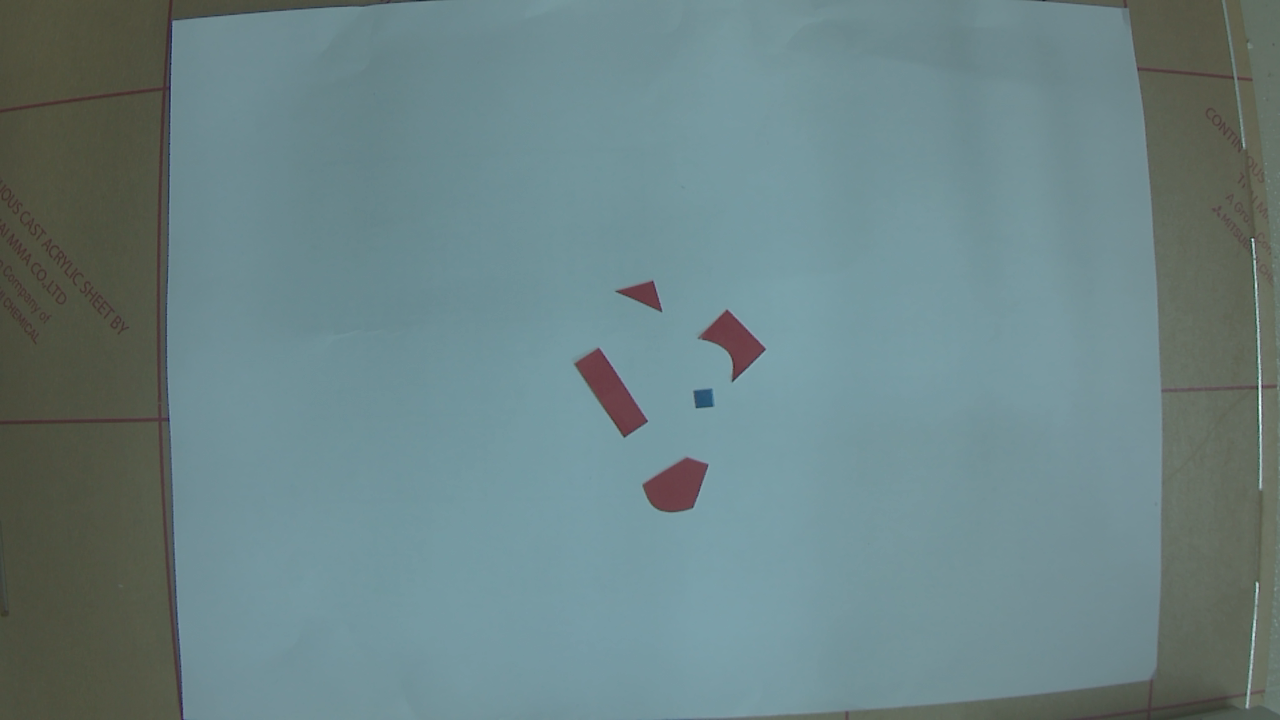
#> input picture img/2.png, 1280 x 720 px
$ python case3.py
#> lines starting #> are read from the running program, lines starting #| are printed output that depends on the picture; after the words box and inside, x2 and y2 are one past the last pixel; in counts of white or black regions, pixels touching at a corner belong together
# Project: How to Detect and Draw Contours in Images Using OpenCV
# Author: Addison Sears-Collins
# Date created: February 28, 2021
# Description: How to detect and draw contours around objects in
# an image using OpenCV.

import cv2 as cv
import cv2

def center_crop(img, dim):
    width, height = img.shape[1], img.shape[0]
    # process crop width and height for max available dimension
    crop_width = dim[0] if dim[0]<img.shape[1] else img.shape[1]
    crop_height = dim[1] if dim[1]<img.shape[0] else img.shape[0]
    mid_x, mid_y = int(width/2), int(height/2)
    cw2, ch2 = int(crop_width/2), int(crop_height/2)
    crop_img = img[mid_y-ch2:mid_y+ch2, mid_x-cw2:mid_x+cw2]
    return crop_img

# Read the color image
image = cv.imread("../../img/2.png")
#> image is the input picture: shape (720, 1280, 3); mean B, G, R 133.1, 131.4, 107.6
# undistort
cv_file = cv.FileStorage("../calib_6.xml", cv.FILE_STORAGE_READ)
cam_matrix = cv_file.getNode("camera_matrix").mat()
dist = cv_file.getNode("dist").mat()
cv_file.release()
h,  w = image.shape[:2]
#> h = 720; w = 1280
newcameramtx, roi = cv.getOptimalNewCameraMatrix(cam_matrix, dist, (w,h), 1, (w,h))
#> roi = (17, 38, 1250, 646)
image_undistorted = cv.undistort(image, cam_matrix, dist, None, newcameramtx)
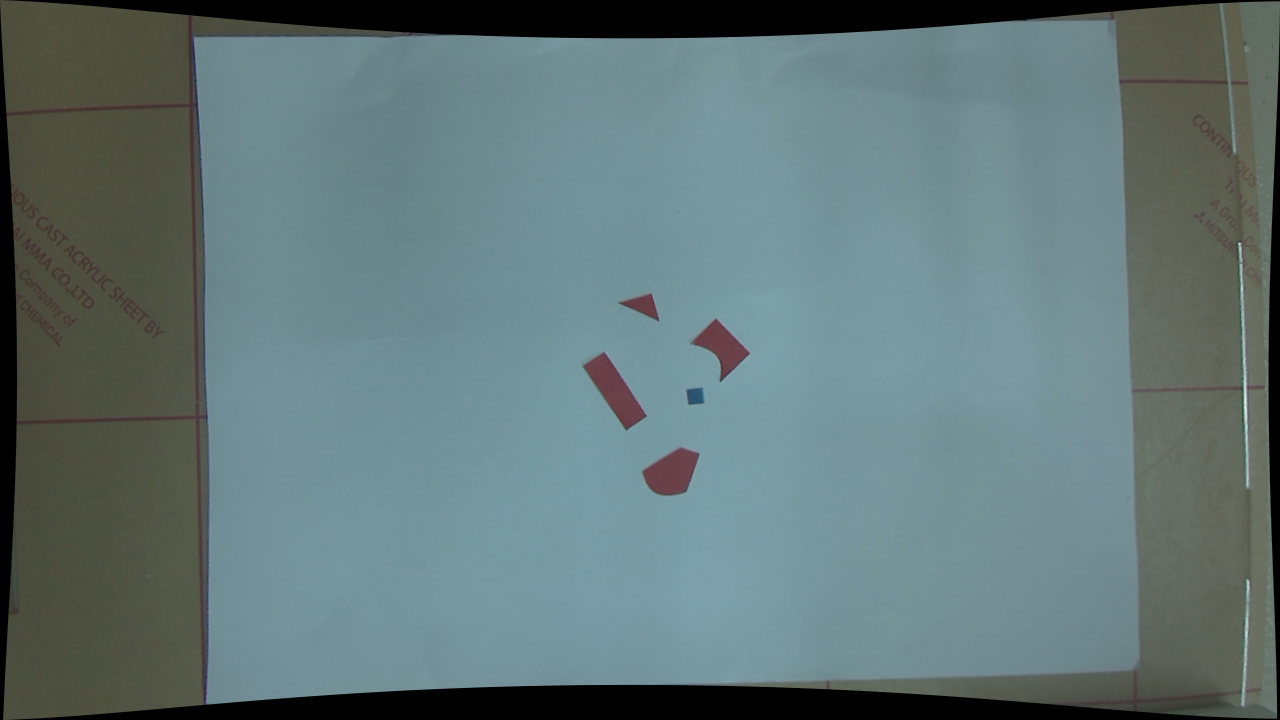
#> image_undistorted: shape (720, 1280, 3); mean B, G, R 119.5, 118.8, 98.1
# crop the image
x, y, w, h = roi
#> x = 17; y = 38; w = 1250; h = 646
dst = image_undistorted[y:y+h, x:x+w]
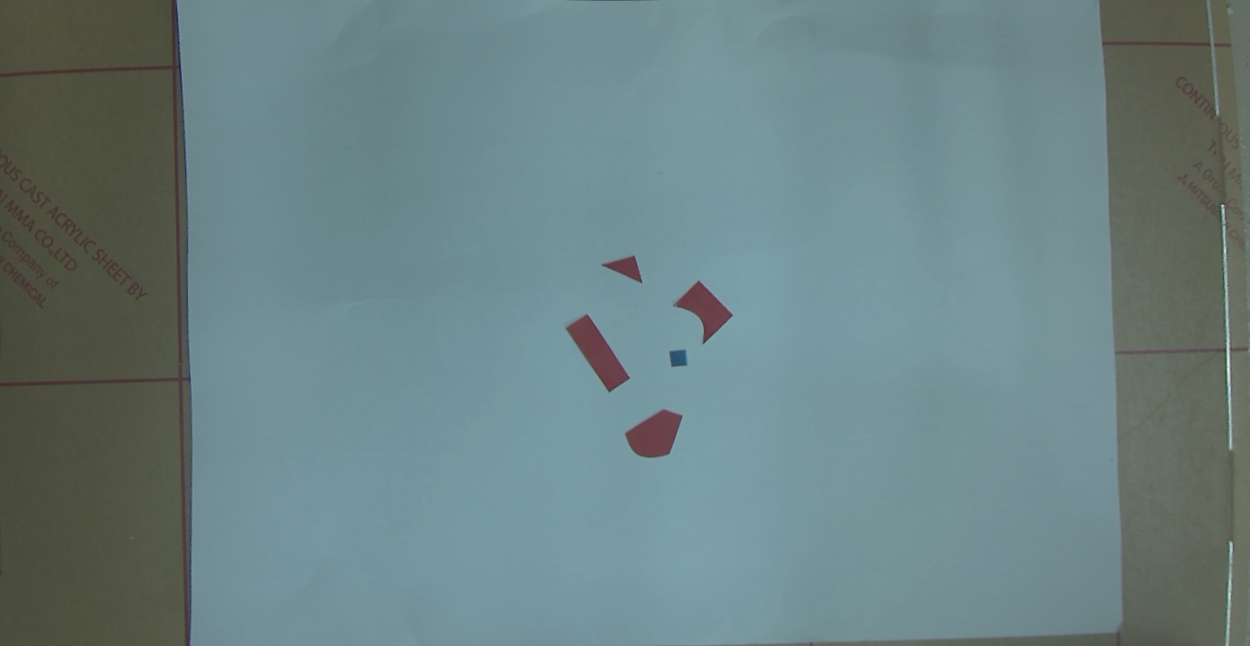
#> dst: shape (646, 1250, 3); mean B, G, R 131.6, 130.3, 107.1
# cv.imwrite('../images/5.png', dst)
image = dst
cv2.imshow("img undistorted", image)
cv2.waitKey(0)

image = center_crop(image, (500, 500))
#> in center_crop, `crop_img = img[mid_y-ch2:mid_y+ch2, mid_x-cw2:mid_x+cw2]`:
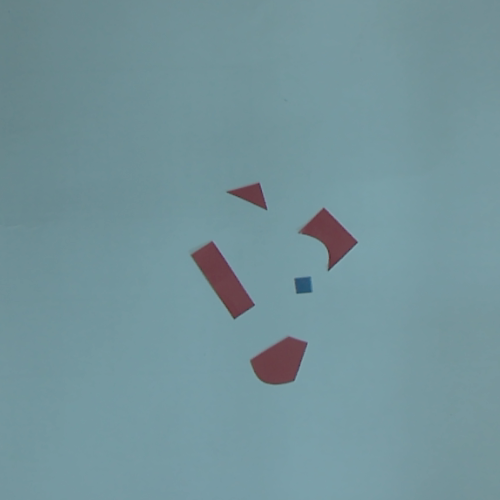
#> crop_img: shape (500, 500, 3); mean B, G, R 154.9, 147.7, 116
cv2.imshow("img center_crop", image)
cv2.waitKey(0)
# Make a copy
new_image = image.copy()

# Convert the image to grayscale
gray = cv2.cvtColor(image, cv2.COLOR_BGR2GRAY)
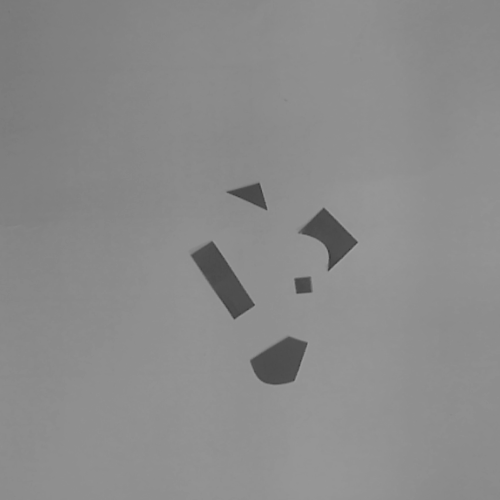
#> gray: shape (500, 500); min 56, max 160, mean 139

# Display the grayscale image
cv2.imshow('Gray image', gray)
cv2.waitKey(0)  # Wait for keypress to continue
cv2.destroyAllWindows()  # Close windows

# Convert the grayscale image to binary
ret, binary = cv2.threshold(gray, 100, 255,
                            cv2.THRESH_OTSU)
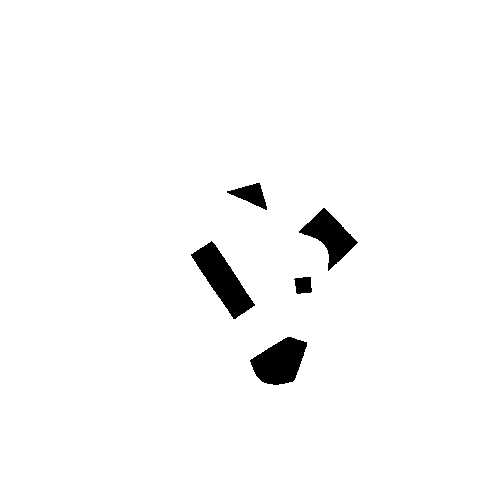
#> binary: shape (500, 500); 97.6% white; 5 black regions, box (x1, y1, x2, y2) and area: (191, 241, 255, 319) 2015, (250, 337, 307, 385) 1798, (299, 208, 358, 271) 1491, (227, 183, 267, 210) 512, (294, 277, 312, 294) 250
#> ret = 109

# Display the binary image
cv2.imshow('Binary image', binary)
cv2.waitKey(0)  # Wait for keypress to continue
cv2.destroyAllWindows()  # Close windows

# To detect object contours, we want a black background and a white
# foreground, so we invert the image (i.e. 255 - pixel value)
inverted_binary = ~binary
#> inverted_binary: shape (500, 500); 2.4% white; 5 white regions
cv2.imshow('Inverted binary image', inverted_binary)
cv2.waitKey(0)  # Wait for keypress to continue
cv2.destroyAllWindows()  # Close windows

# Find the contours on the inverted binary image, and store them in a list
# Contours are drawn around white blobs.
# hierarchy variable contains info on the relationship between the contours
contours, hierarchy = cv2.findContours(inverted_binary,
                                       cv2.RETR_TREE,
                                       cv2.CHAIN_APPROX_SIMPLE)
#> contours = 5 contours; box (x1, y1, x2, y2) and area: (191, 241, 255, 319) 1930, (250, 337, 307, 385) 1724, (299, 208, 358, 271) 1418, (227, 183, 267, 210) 462, (294, 277, 312, 294) 220

# Draw the contours (in red) on the original image and display the result
# Input color code is in BGR (blue, green, red) format
# -1 means to draw all contours
with_contours = cv2.drawContours(image, contours, -1, (255, 0, 255), 3)
cv2.imshow('Detected contours', with_contours)
cv2.waitKey(0)
cv2.destroyAllWindows()

# Show the total number of contours that were detected
print('Total number of contours detected: ' + str(len(contours)))
#| Total number of contours detected: 5

# Draw just the first contour
# The 0 means to draw the first contour
first_contour = cv2.drawContours(new_image, contours, 0, (255, 0, 255), 3)
cv2.imshow('First detected contour', first_contour)
cv2.waitKey(0)
cv2.destroyAllWindows()

# Draw a bounding box around the first contour
# x is the starting x coordinate of the bounding box
# y is the starting y coordinate of the bounding box
# w is the width of the bounding box
# h is the height of the bounding box
x, y, w, h = cv2.boundingRect(contours[0])
#> x = 250; y = 337; w = 57; h = 48
cv2.rectangle(first_contour, (x, y), (x + w, y + h), (255, 0, 0), 5)
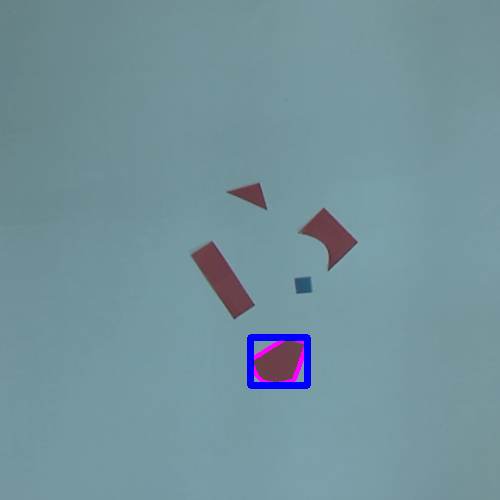
#> first_contour: shape (500, 500, 3); mean B, G, R 155.7, 146.7, 115.5
cv2.imshow('First contour with bounding box', first_contour)
cv2.waitKey(0)
cv2.destroyAllWindows()

# Draw a bounding box around all contours
for c in contours:
    x, y, w, h = cv2.boundingRect(c)
    print("pixel value: ",cv2.contourArea(c))
    # Make sure contour area is large enough
    if (cv2.contourArea(c)) > 10:
        cv2.rectangle(with_contours, (x, y), (x + w, y + h), (255, 0, 0), 5)
#> this loop made 5 passes
#> (x, y, w, h) on passes 1 to 5: (250, 337, 57, 48), (294, 277, 18, 17), (191, 241, 64, 78), (299, 208, 59, 63), (227, 183, 40, 27)
#| pixel value:  1724.0
#| pixel value:  220.0
#| pixel value:  1929.5
#| pixel value:  1418.5
#| pixel value:  462.0
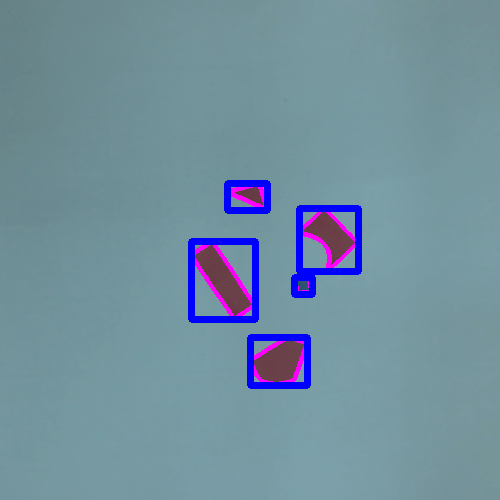
#> with_contours: shape (500, 500, 3); mean B, G, R 158.6, 143.1, 114.1

cv2.imshow('All contours with bounding box', with_contours)
cv2.waitKey(0)
cv2.destroyAllWindows()

$ run again, with img/10.png copied over img/2.png
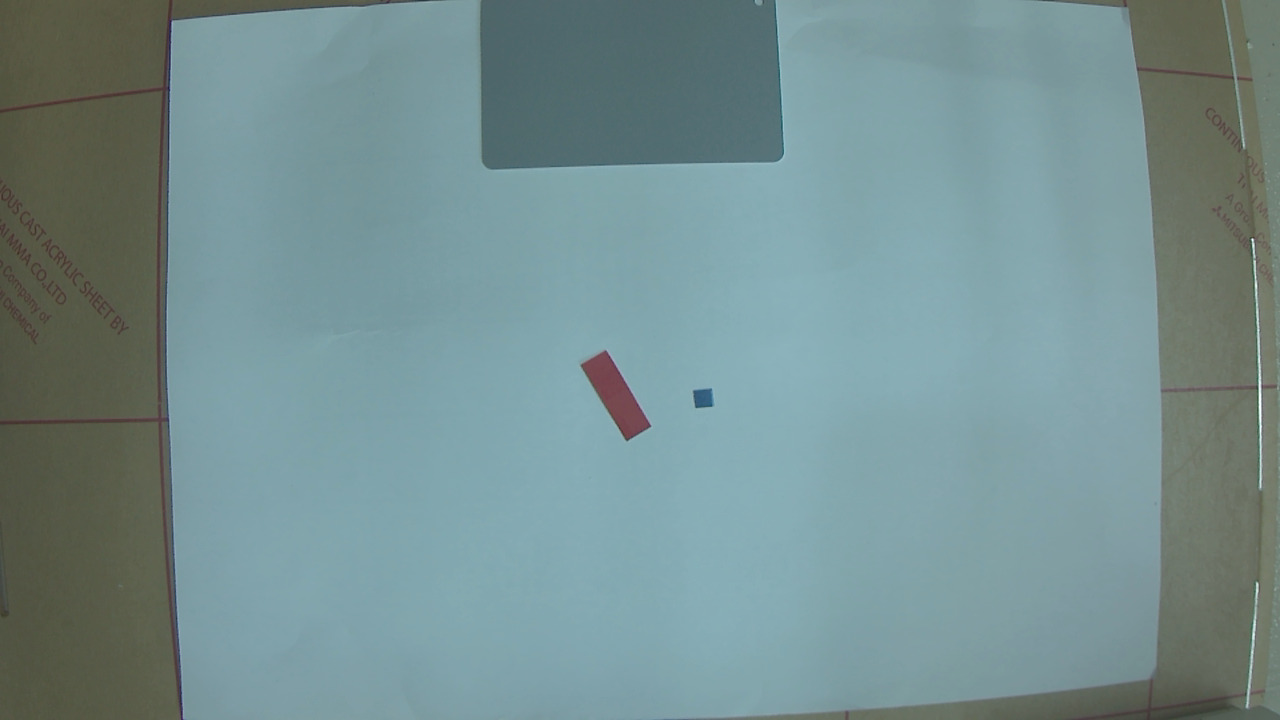
#> input picture img/10.png, 1280 x 720 px
#> image is the input picture: shape (720, 1280, 3); mean B, G, R 144.2, 143.4, 117.6
#> `ret, binary = cv2.threshold(gray, 100, 255, cv2.THRESH_OTSU)`:
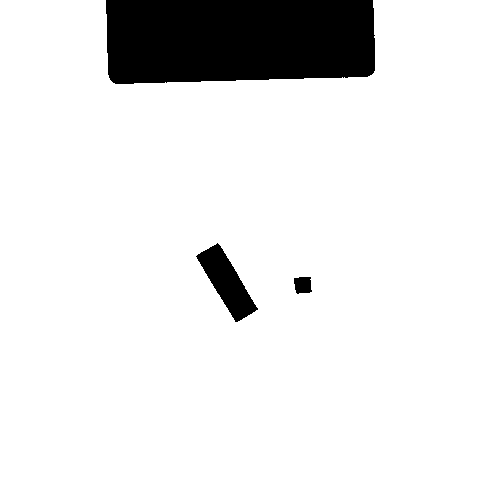
#> binary: shape (500, 500); 90.5% white; 3 black regions, box (x1, y1, x2, y2) and area: (106, 0, 375, 84) 21436, (196, 243, 258, 322) 2039, (294, 277, 312, 294) 257
#> ret = 128
#> inverted_binary: shape (500, 500); 9.5% white; 3 white regions
#> contours = 3 contours; box (x1, y1, x2, y2) and area: (106, 0, 375, 84) 21095, (196, 243, 258, 322) 1951, (294, 277, 312, 294) 226
#| Total number of contours detected: 3
#> `x, y, w, h = cv2.boundingRect(contours[0])`: x = 294; y = 277; w = 18; h = 17
#> the loop `for c in contours:` made 3 passes
#> (x, y, w, h) on passes 1 to 3: (294, 277, 18, 17), (196, 243, 62, 79), (106, 0, 269, 84)
#> (printed output is left out)
#> after the loop `for c in contours:`:
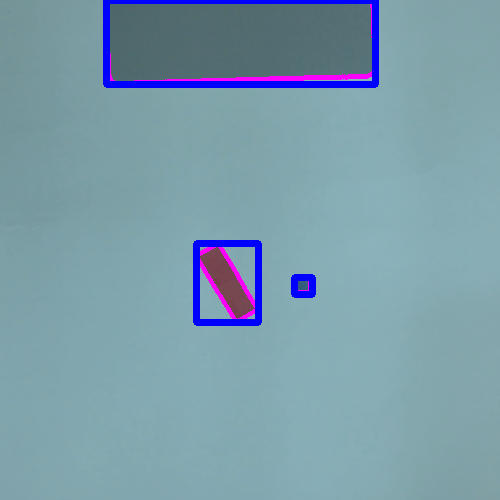
#> with_contours: shape (500, 500, 3); mean B, G, R 170.6, 156, 124
